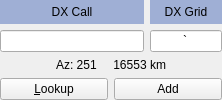
              <widget class="QWidget" name="DX_controls_widget" native="true">
               <property name="sizePolicy">
                <sizepolicy hsizetype="Preferred" vsizetype="Maximum">
                 <horstretch>0</horstretch>
                 <verstretch>0</verstretch>
                </sizepolicy>
               </property>
               <layout class="QGridLayout" name="gridLayout_2" columnstretch="2,1">
                <property name="leftMargin">
                 <number>0</number>
                </property>
                <property name="topMargin">
                 <number>0</number>
                </property>
                <property name="rightMargin">
                 <number>0</number>
                </property>
                <property name="bottomMargin">
                 <number>0</number>
                </property>
                <item row="0" column="1">
                 <widget class="QLabel" name="label_4">
                  <property name="palette">
                   <palette>
                    <active>
                     <colorrole role="Base">
                      <brush brushstyle="SolidPattern">
                       <color alpha="255">
                        <red>252</red>
                        <green>252</green>
                        <blue>252</blue>
                       </color>
                      </brush>
                     </colorrole>
                     <colorrole role="Window">
                      <brush brushstyle="SolidPattern">
                       <color alpha="255">
                        <red>159</red>
                        <green>175</green>
                        <blue>213</blue>
                       </color>
                      </brush>
                     </colorrole>
                    </active>
                    <inactive>
                     <colorrole role="Base">
                      <brush brushstyle="SolidPattern">
                       <color alpha="255">
                        <red>252</red>
                        <green>252</green>
                        <blue>252</blue>
                       </color>
                      </brush>
                     </colorrole>
                     <colorrole role="Window">
                      <brush brushstyle="SolidPattern">
                       <color alpha="255">
                        <red>159</red>
                        <green>175</green>
                        <blue>213</blue>
                       </color>
                      </brush>
                     </colorrole>
                    </inactive>
                    <disabled>
                     <colorrole role="Base">
                      <brush brushstyle="SolidPattern">
                       <color alpha="255">
                        <red>159</red>
                        <green>175</green>
                        <blue>213</blue>
                       </color>
                      </brush>
                     </colorrole>
                     <colorrole role="Window">
                      <brush brushstyle="SolidPattern">
                       <color alpha="255">
                        <red>159</red>
                        <green>175</green>
                        <blue>213</blue>
                       </color>
                      </brush>
                     </colorrole>
                    </disabled>
                   </palette>
                  </property>
                  <property name="autoFillBackground">
                   <bool>true</bool>
                  </property>
                  <property name="text">
                   <string>DX Grid</string>
                  </property>
                  <property name="alignment">
                   <set>Qt::AlignCenter</set>
                  </property>
                  <property name="margin">
                   <number>5</number>
                  </property>
                  <property name="indent">
                   <number>2</number>
                  </property>
                  <property name="buddy">
                   <cstring>dxGridEntry</cstring>
                  </property>
                 </widget>
                </item>
                <item row="1" column="0">
                 <widget class="QLineEdit" name="dxCallEntry">
                  <property name="sizePolicy">
                   <sizepolicy hsizetype="Preferred" vsizetype="Fixed">
                    <horstretch>0</horstretch>
                    <verstretch>0</verstretch>
                   </sizepolicy>
                  </property>
                  <property name="toolTip">
                   <string>Callsign of station to be worked</string>
                  </property>
                  <property name="maxLength">
                   <number>11</number>
                  </property>
                  <property name="alignment">
                   <set>Qt::AlignCenter</set>
                  </property>
                 </widget>
                </item>
                <item row="1" column="1">
                 <widget class="QLineEdit" name="dxGridEntry">
                  <property name="sizePolicy">
                   <sizepolicy hsizetype="Preferred" vsizetype="Fixed">
                    <horstretch>0</horstretch>
                    <verstretch>0</verstretch>
                   </sizepolicy>
                  </property>
                  <property name="toolTip">
                   <string>Locator of station to be worked</string>
                  </property>
                  <property name="text">
                   <string>`</string>
                  </property>
                  <property name="maxLength">
                   <number>6</number>
                  </property>
                  <property name="alignment">
                   <set>Qt::AlignCenter</set>
                  </property>
                 </widget>
                </item>
                <item row="2" column="0" colspan="2">
                 <layout class="QGridLayout" name="gridLayout_4">
                  <item row="1" column="0">
                   <widget class="QPushButton" name="lookupButton">
                    <property name="toolTip">
                     <string>Search for callsign in database</string>
                    </property>
                    <property name="text">
                     <string>&amp;Lookup</string>
                    </property>
                   </widget>
                  </item>
                  <item row="1" column="1">
                   <widget class="QPushButton" name="addButton">
                    <property name="toolTip">
                     <string>Add callsign and locator to database</string>
                    </property>
                    <property name="text">
                     <string>Add</string>
                    </property>
                   </widget>
                  </item>
                  <item row="0" column="0" colspan="2">
                   <widget class="QLabel" name="labAz">
                    <property name="autoFillBackground">
                     <bool>true</bool>
                    </property>
                    <property name="text">
                     <string>Az: 251     16553 km</string>
                    </property>
                    <property name="alignment">
                     <set>Qt::AlignCenter</set>
                    </property>
                    <property name="indent">
                     <number>4</number>
                    </property>
                   </widget>
                  </item>
                 </layout>
                </item>
                <item row="0" column="0">
                 <widget class="QPushButton" name="DX_Call_Button">
                  <property name="sizePolicy">
                   <sizepolicy hsizetype="Preferred" vsizetype="Preferred">
                    <horstretch>0</horstretch>
                    <verstretch>0</verstretch>
                   </sizepolicy>
                  </property>
                  <property name="focusPolicy">
                   <enum>Qt::StrongFocus</enum>
                  </property>
                  <property name="toolTip">
                   <string>&lt;html&gt;&lt;head/&gt;&lt;body&gt;&lt;p&gt;Toggle Wait &amp;amp; Call On/Off. Right-click to clear the DX Call box.&lt;/p&gt;&lt;/body&gt;&lt;/html&gt;</string>
                  </property>
                  <property name="styleSheet">
                   <string notr="true">QPushButton {
	background-color: #9fafd5;
    border: none;
}</string>
                  </property>
                  <property name="text">
                   <string>DX Call</string>
                  </property>
                  <property name="checkable">
                   <bool>true</bool>
                  </property>
                 </widget>
                </item>
               </layout>
              </widget>
